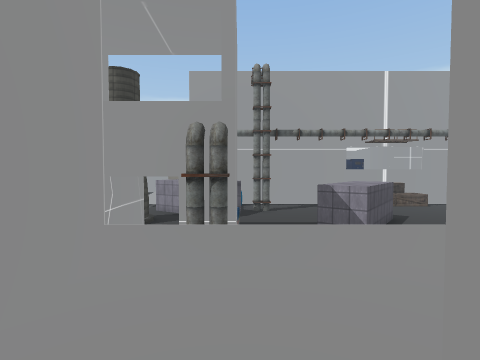
View 1 (above)

24 first-person views from a walk through a scene from a Unity 3-D project. The camera is 1.4 m above the floor, tilts 2° down and sees 85° across. The floor is counted in squares, 2 m on a side. Each view is taken from the middle of a square. On the plan, view 1 faces up. The plan holds only what a view shows up to about 9 squares ahead; the rest is blank. The place goes on beyond the plan. Some surface patterns are stand-ins.

View 2
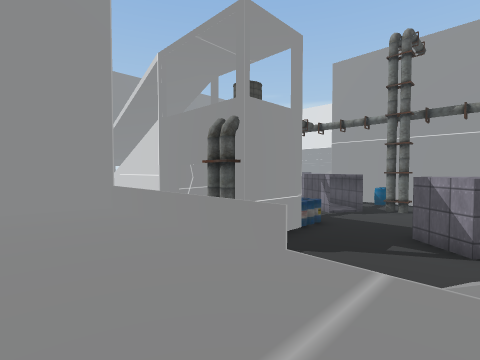

View 3
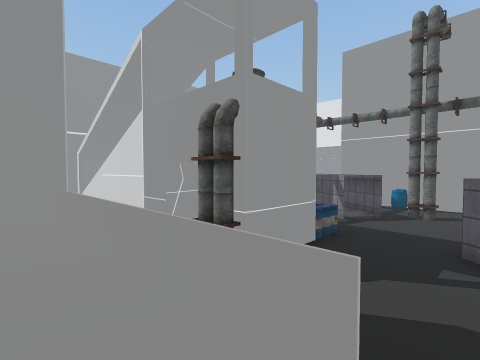

View 4
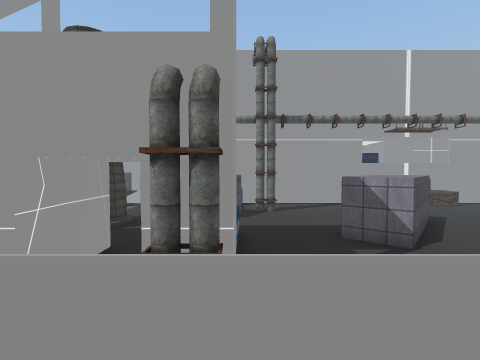

View 5
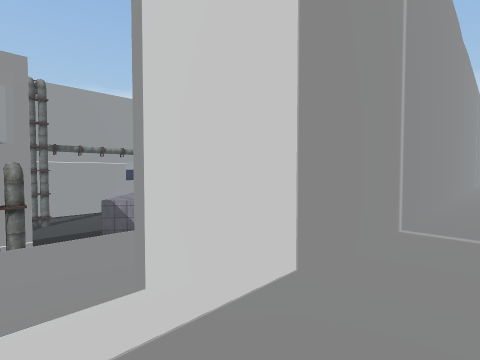

View 6
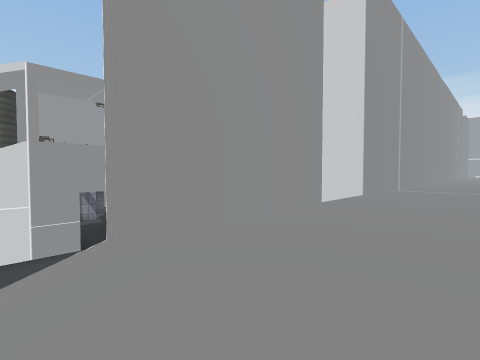

View 7
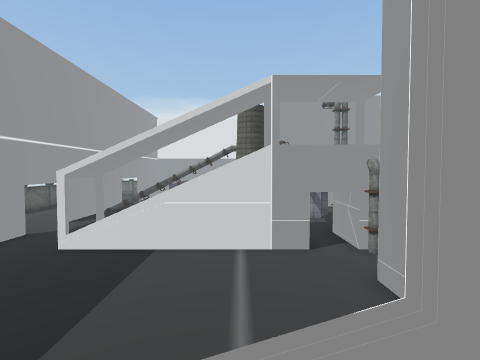

View 8
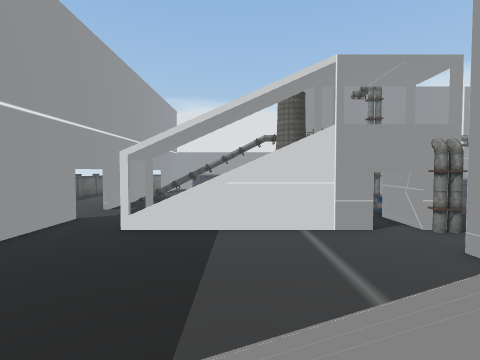

View 9
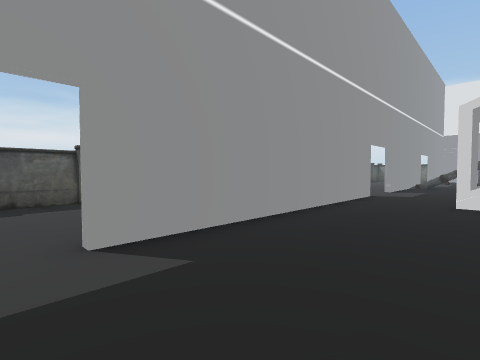

View 10
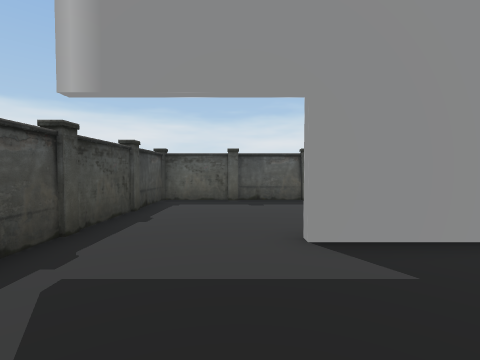

View 11
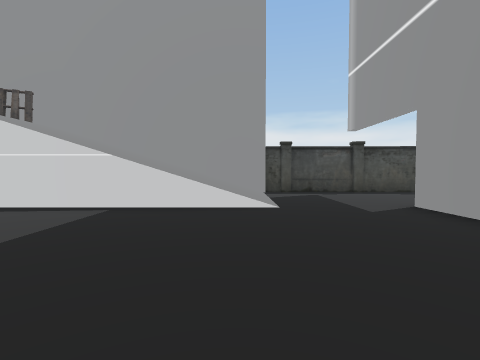

View 12
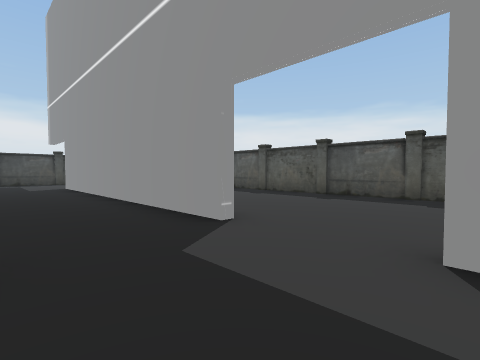

View 13
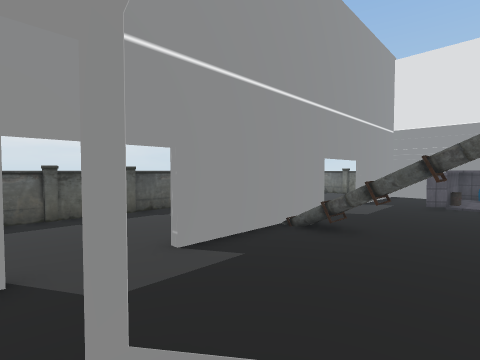

View 14
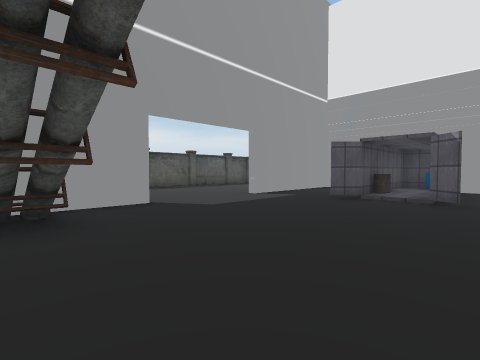

View 15
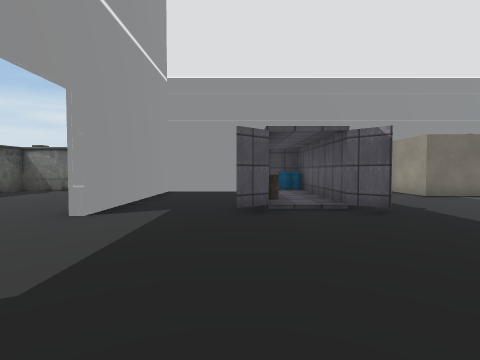

View 16
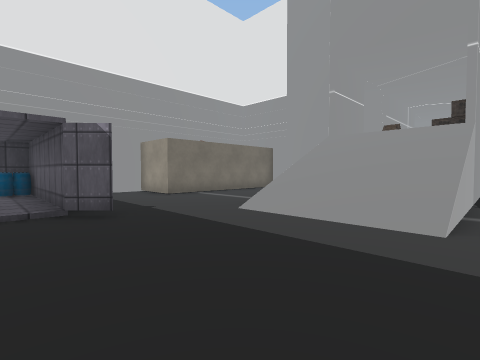

View 17
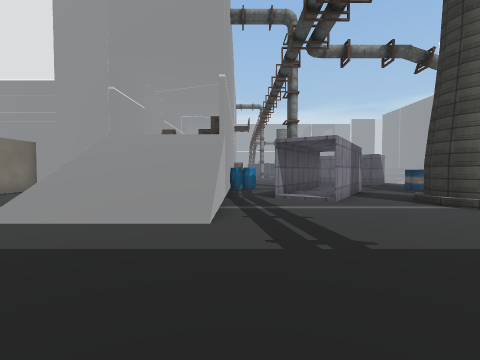

View 18
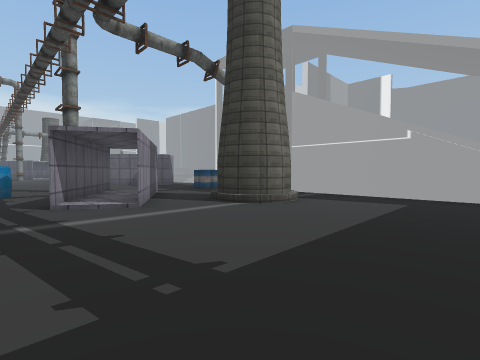

View 19
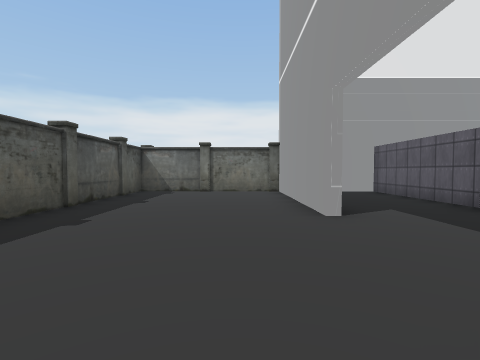

View 20
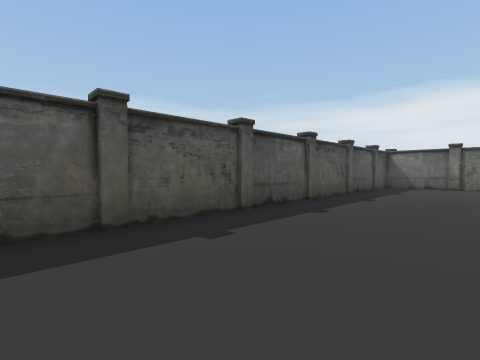

View 21
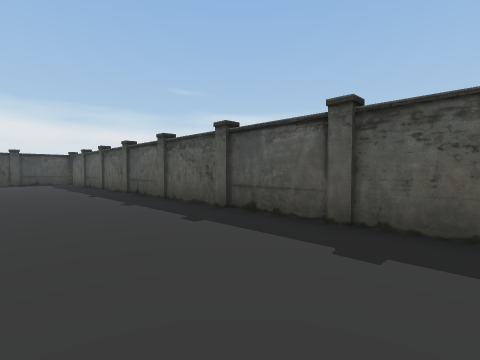

View 22
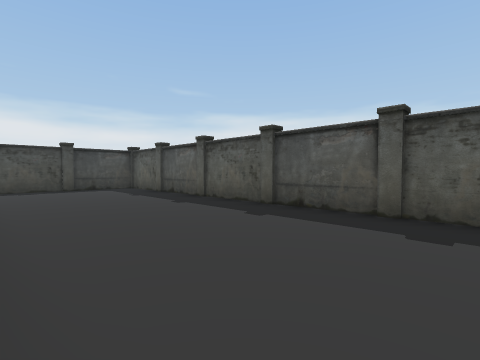

View 23
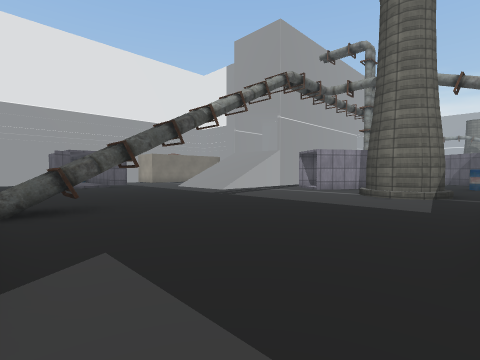

View 24
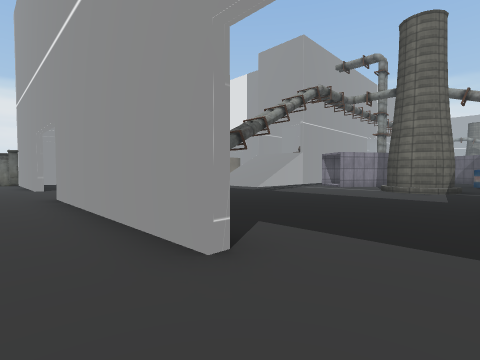

### Floor plan
Key: @ floor where view 1 was taken; # wall or solid block; x gap in a wall; . main floor; : floor 0.25 m higher than the main floor; + floor 2 m higher than the main floor; * floor 4 m higher than the main floor; / step, stairs or slope; = window, fence, low wall or low ledge; v drop or lower ground; C container; B barrel; O other object.
Columns run from 19 left of view 1 to 5 right of it. Each row starts with its distance up from view 1.
 24 ##############
 23 #.....#..BB..#    #
 22 #.....#..CC..######
 21 #.....#..OC......
 20 #.....#.CCC.....
 19 #.....#.C.....
 18 #............////##
 17 #............////
 16 #............////##
 15 #.....#............
 14 #.....#.........C.....
 13 #.....###......C:CC.#.
 12 #.....#......../CCCC..
 11 #.....#.......//.CC....
 10 #.....#.......##....... C
  9 #............./x......CCC
  8 #..............O...B..CC.
  7 #.....#.. /     /.OO.....
  6 #.... #..       /.OO.../
  5 #.....#........O..O. ../
  4 #.....#............  .
  3 #.....#..........#====v/
  2 #.....#..........#++++++
  1 #.....#..........#++++++
  0 #.....#........   /@#
 -1 #.....#.......    //#
 -2 #.....#../////v###//#####
 -3 #........//////**********
 -4 #........///////O
 -5 #........///////#
 -6 #################

Where each view was taken, in squares from view 1:
view 1: 0 up, 0 right, facing up
view 2: 1 up, 4 right, facing up-left
view 3: 2 up, 3 right, facing up-left
view 4: 2 up, 0 right, facing up
view 5: 3 down, 1 left, facing up-right
view 6: 4 down, 5 left, facing up-right
view 7: 3 down, 5 left, facing up
view 8: 3 down, 7 left, facing up
view 9: 3 down, 10 left, facing up-left
view 10: 3 down, 10 left, facing left
view 11: 3 up, 10 left, facing down
view 12: 10 up, 11 left, facing down-left
view 13: 7 up, 9 left, facing up-left
view 14: 13 up, 8 left, facing up-left
view 15: 15 up, 11 left, facing up
view 16: 15 up, 10 left, facing up-right
view 17: 15 up, 10 left, facing right
view 18: 15 up, 9 left, facing down-right
view 19: 15 up, 15 left, facing up
view 20: 12 up, 15 left, facing up-left
view 21: 10 up, 15 left, facing down-left
view 22: 5 up, 14 left, facing down-left
view 23: 8 up, 13 left, facing up-right
view 24: 8 up, 15 left, facing up-right
